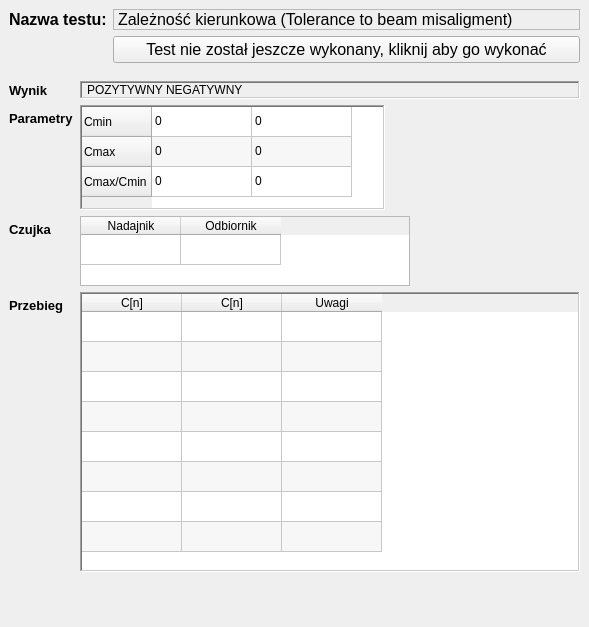
        <widget class="QWidget" name="pZaleznoscKierunkowa">
         <property name="styleSheet">
          <string notr="true"/>
         </property>
         <layout class="QVBoxLayout" name="verticalLayoutpZaleznoscKierunkowa">
          <property name="spacing">
           <number>0</number>
          </property>
          <property name="leftMargin">
           <number>0</number>
          </property>
          <property name="topMargin">
           <number>0</number>
          </property>
          <property name="rightMargin">
           <number>0</number>
          </property>
          <property name="bottomMargin">
           <number>0</number>
          </property>
          <item>
           <widget class="QWidget" name="zaleznoscKierunkowaWidget" native="true">
            <property name="sizePolicy">
             <sizepolicy hsizetype="Preferred" vsizetype="Minimum">
              <horstretch>0</horstretch>
              <verstretch>0</verstretch>
             </sizepolicy>
            </property>
            <property name="minimumSize">
             <size>
              <width>0</width>
              <height>70</height>
             </size>
            </property>
            <property name="maximumSize">
             <size>
              <width>16777215</width>
              <height>80</height>
             </size>
            </property>
            <property name="font">
             <font>
              <family>Arial</family>
              <pointsize>12</pointsize>
             </font>
            </property>
            <layout class="QFormLayout" name="formLayoutzaleznoscKierunkowaWidget">
             <property name="labelAlignment">
              <set>Qt::AlignLeading|Qt::AlignLeft|Qt::AlignTop</set>
             </property>
             <item row="0" column="0">
              <widget class="QLabel" name="eZaleznoscKierunkowanazwaTestu">
               <property name="font">
                <font>
                 <family>Arial</family>
                 <pointsize>12</pointsize>
                 <bold>true</bold>
                </font>
               </property>
               <property name="text">
                <string>Nazwa testu:</string>
               </property>
              </widget>
             </item>
             <item row="0" column="1">
              <widget class="QLabel" name="zaleznoscKierunkowanazwaTestu">
               <property name="maximumSize">
                <size>
                 <width>16777215</width>
                 <height>35</height>
                </size>
               </property>
               <property name="frameShape">
                <enum>QFrame::StyledPanel</enum>
               </property>
               <property name="text">
                <string>Zależność kierunkowa (Tolerance to beam misaligment)</string>
               </property>
              </widget>
             </item>
             <item row="1" column="1">
              <widget class="QPushButton" name="pbZaleznoscKierunkowa">
               <property name="text">
                <string>Test nie został jeszcze wykonany, kliknij aby go wykonać</string>
               </property>
              </widget>
             </item>
            </layout>
           </widget>
          </item>
          <item>
           <widget class="QWidget" name="zaleznoscKierunkowaWyniki" native="true">
            <layout class="QFormLayout" name="formLayoutzaleznoscKierunkowaWyniki">
             <item row="0" column="0">
              <widget class="QLabel" name="etZaleznoscKierunkowaResult">
               <property name="font">
                <font>
                 <family>Arial</family>
                 <pointsize>10</pointsize>
                 <bold>true</bold>
                </font>
               </property>
               <property name="text">
                <string>Wynik</string>
               </property>
              </widget>
             </item>
             <item row="0" column="1">
              <widget class="QLabel" name="zaleznoscKierunkowaResult">
               <property name="frameShape">
                <enum>QFrame::WinPanel</enum>
               </property>
               <property name="frameShadow">
                <enum>QFrame::Sunken</enum>
               </property>
               <property name="text">
                <string>POZYTYWNY NEGATYWNY</string>
               </property>
               <property name="margin">
                <number>2</number>
               </property>
               <property name="indent">
                <number>5</number>
               </property>
              </widget>
             </item>
             <item row="1" column="0">
              <widget class="QLabel" name="etzaleznoscKierunkowaParametry">
               <property name="font">
                <font>
                 <family>Arial</family>
                 <pointsize>10</pointsize>
                 <bold>true</bold>
                </font>
               </property>
               <property name="text">
                <string>Parametry</string>
               </property>
              </widget>
             </item>
             <item row="1" column="1">
              <widget class="QTableWidget" name="zaleznoscKierunkowaTableParams">
               <property name="sizePolicy">
                <sizepolicy hsizetype="Minimum" vsizetype="Minimum">
                 <horstretch>0</horstretch>
                 <verstretch>0</verstretch>
                </sizepolicy>
               </property>
               <property name="maximumSize">
                <size>
                 <width>305</width>
                 <height>105</height>
                </size>
               </property>
               <property name="frameShape">
                <enum>QFrame::WinPanel</enum>
               </property>
               <property name="verticalScrollBarPolicy">
                <enum>Qt::ScrollBarAsNeeded</enum>
               </property>
               <property name="horizontalScrollBarPolicy">
                <enum>Qt::ScrollBarAsNeeded</enum>
               </property>
               <property name="autoScroll">
                <bool>false</bool>
               </property>
               <property name="editTriggers">
                <set>QAbstractItemView::NoEditTriggers</set>
               </property>
               <property name="tabKeyNavigation">
                <bool>false</bool>
               </property>
               <property name="showDropIndicator" stdset="0">
                <bool>false</bool>
               </property>
               <property name="dragDropOverwriteMode">
                <bool>false</bool>
               </property>
               <property name="alternatingRowColors">
                <bool>true</bool>
               </property>
               <attribute name="horizontalHeaderVisible">
                <bool>false</bool>
               </attribute>
               <attribute name="verticalHeaderVisible">
                <bool>true</bool>
               </attribute>
               <row>
                <property name="text">
                 <string>Cmin</string>
                </property>
               </row>
               <row>
                <property name="text">
                 <string>Cmax</string>
                </property>
               </row>
               <row>
                <property name="text">
                 <string>Cmax/Cmin</string>
                </property>
               </row>
               <column>
                <property name="text">
                 <string>Nazwa</string>
                </property>
               </column>
               <column>
                <property name="text">
                 <string>Wartość</string>
                </property>
               </column>
               <item row="0" column="0">
                <property name="text">
                 <string>0</string>
                </property>
               </item>
               <item row="0" column="1">
                <property name="text">
                 <string>0</string>
                </property>
               </item>
               <item row="1" column="0">
                <property name="text">
                 <string>0</string>
                </property>
               </item>
               <item row="1" column="1">
                <property name="text">
                 <string>0</string>
                </property>
               </item>
               <item row="2" column="0">
                <property name="text">
                 <string>0</string>
                </property>
               </item>
               <item row="2" column="1">
                <property name="text">
                 <string>0</string>
                </property>
               </item>
              </widget>
             </item>
             <item row="3" column="0">
              <widget class="QLabel" name="etZaleznoscKierunkowaPrzebieg">
               <property name="font">
                <font>
                 <family>Arial</family>
                 <pointsize>10</pointsize>
                 <bold>true</bold>
                </font>
               </property>
               <property name="text">
                <string>Przebieg</string>
               </property>
              </widget>
             </item>
             <item row="3" column="1">
              <widget class="QTableWidget" name="zaleznoscKierunkowaTablePrzebieg">
               <property name="minimumSize">
                <size>
                 <width>500</width>
                 <height>280</height>
                </size>
               </property>
               <property name="maximumSize">
                <size>
                 <width>500</width>
                 <height>280</height>
                </size>
               </property>
               <property name="frameShape">
                <enum>QFrame::WinPanel</enum>
               </property>
               <property name="sizeAdjustPolicy">
                <enum>QAbstractScrollArea::AdjustToContents</enum>
               </property>
               <property name="autoScroll">
                <bool>false</bool>
               </property>
               <property name="editTriggers">
                <set>QAbstractItemView::NoEditTriggers</set>
               </property>
               <property name="tabKeyNavigation">
                <bool>false</bool>
               </property>
               <property name="showDropIndicator" stdset="0">
                <bool>false</bool>
               </property>
               <property name="dragDropOverwriteMode">
                <bool>false</bool>
               </property>
               <property name="alternatingRowColors">
                <bool>true</bool>
               </property>
               <property name="selectionMode">
                <enum>QAbstractItemView::NoSelection</enum>
               </property>
               <property name="wordWrap">
                <bool>false</bool>
               </property>
               <property name="cornerButtonEnabled">
                <bool>false</bool>
               </property>
               <attribute name="horizontalHeaderCascadingSectionResizes">
                <bool>true</bool>
               </attribute>
               <attribute name="horizontalHeaderMinimumSectionSize">
                <number>30</number>
               </attribute>
               <attribute name="verticalHeaderVisible">
                <bool>false</bool>
               </attribute>
               <attribute name="verticalHeaderCascadingSectionResizes">
                <bool>true</bool>
               </attribute>
               <attribute name="verticalHeaderShowSortIndicator" stdset="0">
                <bool>false</bool>
               </attribute>
               <attribute name="verticalHeaderStretchLastSection">
                <bool>false</bool>
               </attribute>
               <row>
                <property name="text">
                 <string>1</string>
                </property>
               </row>
               <row>
                <property name="text">
                 <string>2</string>
                </property>
               </row>
               <row>
                <property name="text">
                 <string>3</string>
                </property>
               </row>
               <row>
                <property name="text">
                 <string>4</string>
                </property>
               </row>
               <row>
                <property name="text">
                 <string>5</string>
                </property>
               </row>
               <row>
                <property name="text">
                 <string>6</string>
                </property>
               </row>
               <row>
                <property name="text">
                 <string>7</string>
                </property>
               </row>
               <row>
                <property name="text">
                 <string>8</string>
                </property>
               </row>
               <column>
                <property name="text">
                 <string>C[n]</string>
                </property>
               </column>
               <column>
                <property name="text">
                 <string>C[n]</string>
                </property>
               </column>
               <column>
                <property name="text">
                 <string>Uwagi</string>
                </property>
               </column>
              </widget>
             </item>
             <item row="4" column="1">
              <spacer name="verticalSpacerZaleznoscKierunkowa">
               <property name="orientation">
                <enum>Qt::Vertical</enum>
               </property>
               <property name="sizeHint" stdset="0">
                <size>
                 <width>20</width>
                 <height>40</height>
                </size>
               </property>
              </spacer>
             </item>
             <item row="2" column="0">
              <widget class="QLabel" name="etZaleznoscKierunkowaCzujka">
               <property name="font">
                <font>
                 <family>Arial</family>
                 <pointsize>10</pointsize>
                 <bold>true</bold>
                </font>
               </property>
               <property name="text">
                <string>Czujka</string>
               </property>
              </widget>
             </item>
             <item row="2" column="1">
              <widget class="QTableWidget" name="zaleznoscKierunkowatableCzujka">
               <property name="minimumSize">
                <size>
                 <width>309</width>
                 <height>70</height>
                </size>
               </property>
               <property name="maximumSize">
                <size>
                 <width>330</width>
                 <height>70</height>
                </size>
               </property>
               <attribute name="verticalHeaderVisible">
                <bool>false</bool>
               </attribute>
               <row>
                <property name="text">
                 <string>1</string>
                </property>
               </row>
               <column>
                <property name="text">
                 <string>Nadajnik</string>
                </property>
               </column>
               <column>
                <property name="text">
                 <string>Odbiornik</string>
                </property>
               </column>
              </widget>
             </item>
            </layout>
           </widget>
          </item>
         </layout>
        </widget>
